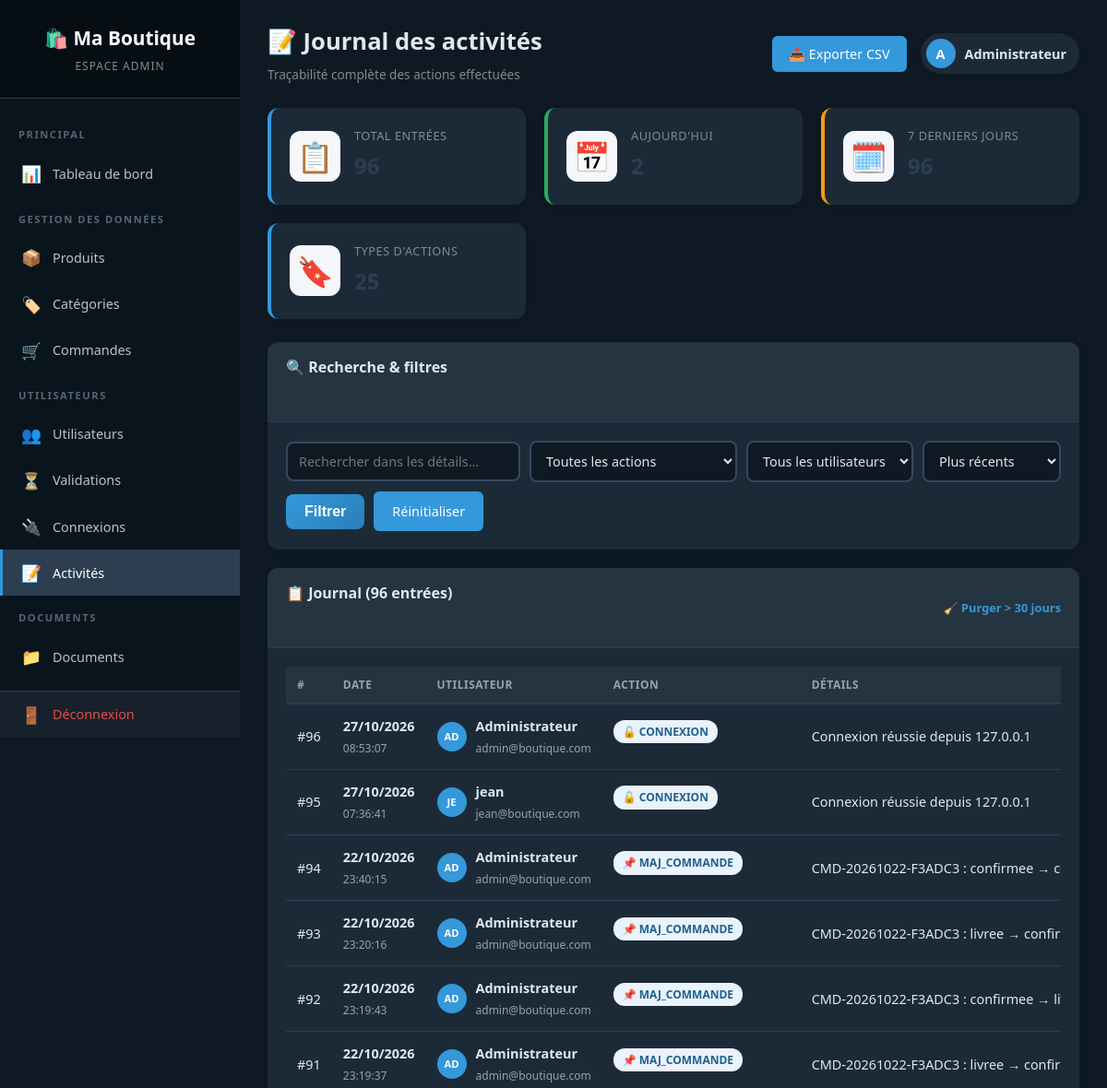
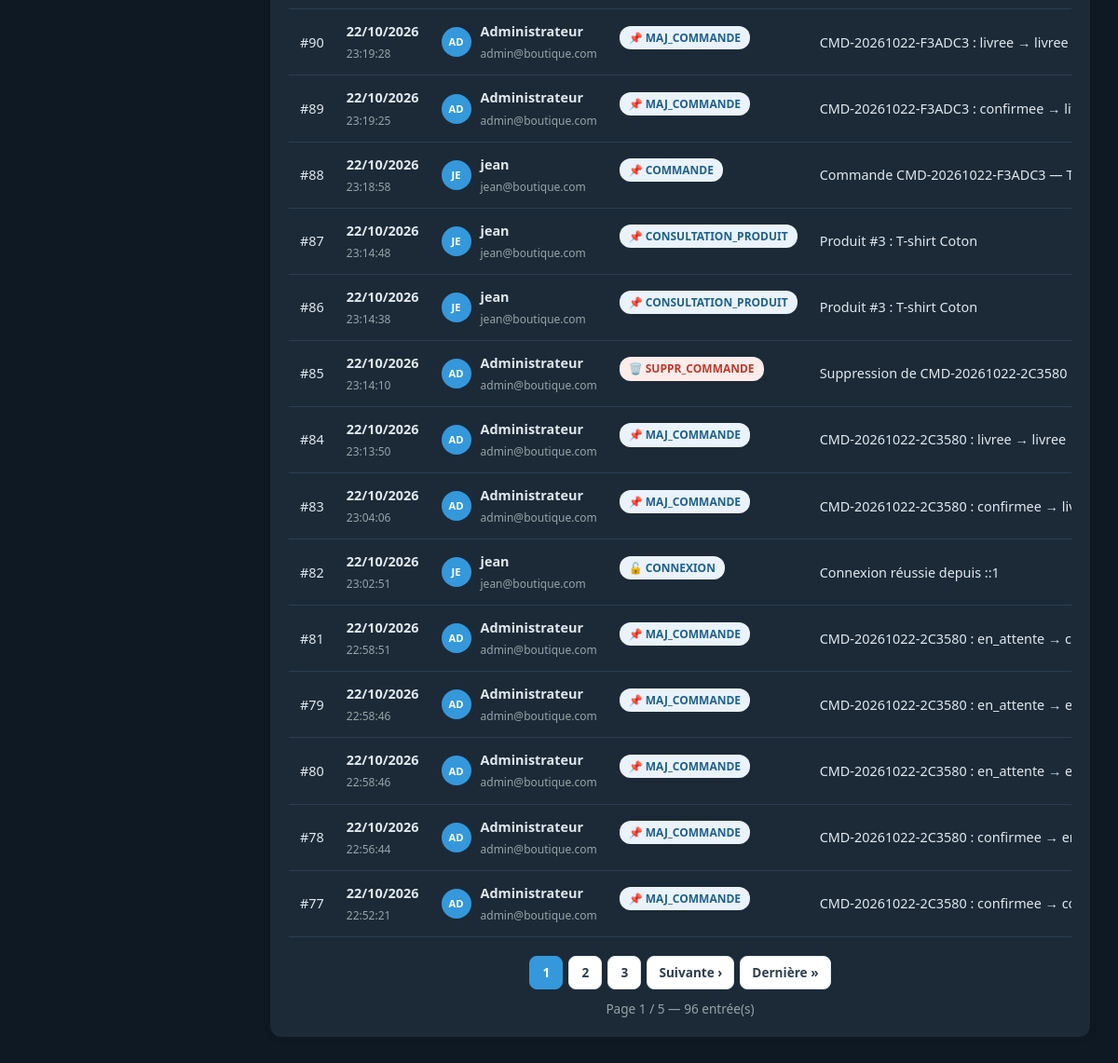
Page /admin/activities.php (signed in) on the committed database (2 pictures, top to bottom).
### tables this page shows
CREATE TABLE `journal_activites` (
  `id` int(11) NOT NULL AUTO_INCREMENT,
  `utilisateur_id` int(11) DEFAULT NULL,
  `action` varchar(255) DEFAULT NULL,
  `details` text DEFAULT NULL,
  `date_action` timestamp NULL DEFAULT current_timestamp(),
  PRIMARY KEY (`id`),
  KEY `utilisateur_id` (`utilisateur_id`),
  CONSTRAINT `journal_activites_ibfk_1` FOREIGN KEY (`utilisateur_id`) REFERENCES `utilisateurs` (`id`)
);

CREATE TABLE `utilisateurs` (
  `id` int(11) NOT NULL AUTO_INCREMENT,
  `nom` varchar(100) NOT NULL,
  `email` varchar(150) NOT NULL,
  `mot_de_passe` varchar(255) NOT NULL,
  `role` enum('admin','vendeur','client') DEFAULT 'client',
  `statut` enum('actif','en_attente','rejete') DEFAULT 'actif',
  `tentatives_connexion` int(11) DEFAULT 0,
  `verrouille_jusqua` datetime DEFAULT NULL,
  `double_auth_secret` varchar(255) DEFAULT NULL,
  `cree_le` timestamp NULL DEFAULT current_timestamp(),
  `date_validation` datetime DEFAULT NULL,
  `valide_par` int(11) DEFAULT NULL,
  PRIMARY KEY (`id`),
  UNIQUE KEY `email` (`email`)
);

### config/init.php (called while the page is built, shortened)
<?php
function param(string $cle, $defaut = null) {
    return $GLOBALS['parametres'][$cle] ?? $defaut;
}
?>

### admin/activities.php (the view, shortened to what this page needs)
<?php
require_once '../config/init.php';
$recherche = trim($_GET['recherche'] ?? '');
$filtre_action = trim($_GET['action'] ?? '');
$filtre_user = (int)($_GET['utilisateur'] ?? 0);
$tri = $_GET['tri'] ?? 'recent';
$page = max(1, (int)($_GET['page'] ?? 1));
$par_page = max(5, min(100, (int)param('elements_par_page', 20)));
$offset = ($page - 1) * $par_page;
$where = "WHERE 1=1";
$params = [];
$order = match($tri) {
    'ancien'    => "j.date_action ASC",
    'user'      => "u.nom ASC, j.date_action DESC",
    'action'    => "j.action ASC, j.date_action DESC",
    default     => "j.date_action DESC",
};
$stmt = $pdo->prepare("
    SELECT COUNT(*)
    FROM journal_activites j
    LEFT JOIN utilisateurs u ON j.utilisateur_id = u.id
    $where
");
$stmt->execute($params);
$total = (int)$stmt->fetchColumn();
$total_pages = max(1, ceil($total / $par_page));
$sql = "SELECT j.id, j.action, j.details, j.date_action, j.utilisateur_id,
               u.nom AS utilisateur, u.email, u.role
        FROM journal_activites j
        LEFT JOIN utilisateurs u ON j.utilisateur_id = u.id
        $where
        ORDER BY $order
        LIMIT $par_page OFFSET $offset";
$stmt = $pdo->prepare($sql);
$stmt->execute($params);
$activites = $stmt->fetchAll();
$stats = [
    'total'     => (int)$pdo->query("SELECT COUNT(*) FROM journal_activites")->fetchColumn(),
    'aujourdhui'=> (int)$pdo->query("SELECT COUNT(*) FROM journal_activites WHERE DATE(date_action) = CURDATE()")->fetchColumn(),
    'cette_semaine' => (int)$pdo->query("SELECT COUNT(*) FROM journal_activites WHERE date_action >= DATE_SUB(NOW(), INTERVAL 7 DAY)")->fetchColumn(),
    'actions_distinctes' => (int)$pdo->query("SELECT COUNT(DISTINCT action) FROM journal_activites")->fetchColumn(),
];
function badge_action(string $action): array {
    if (str_contains($action, 'SUPPR'))     return ['🗑️', 'badge-danger'];
    if (str_contains($action, 'CONNEXION')) return ['🔓', 'badge-info'];
    return ['📌', 'badge-info'];
}
?>
<!DOCTYPE html>
<html lang="fr" data-theme="<?= htmlspecialchars(param('theme', 'clair'), ENT_QUOTES, 'UTF-8') ?>">
<head>
    <link rel="stylesheet" href="../assets/style.css">
    <link rel="stylesheet" href="../assets/admin.css">
    <link rel="stylesheet" href="../assets/theme.css">
</head>
<body class="admin-body">
<?php include __DIR__ . '/../includes/sidebar.php'; ?>
<main class="admin-main">
    <header class="admin-topbar">
        <div>
            <h1>📝 Journal des activités</h1>
            <p class="topbar-subtitle">Traçabilité complète des actions effectuées</p>
        </div>
        <div class="topbar-actions">
            <a href="?export=csv&<?= http_build_query(['recherche'=>$recherche,'action'=>$filtre_action,'utilisateur'=>$filtre_user]) ?>"
               class="btn-secondary" title="Exporter en CSV">
                📤 Exporter CSV
            </a>
            <div class="topbar-user">
                <span class="avatar"><?= strtoupper(substr($_SESSION['nom'], 0, 1)) ?></span>
                <span><?= htmlspecialchars($_SESSION['nom']) ?></span>
            </div>
        </div>
    </header>
    <section class="stats-grid">
        <div class="stat-card stat-blue">
            <div class="stat-icon">📋</div>
            <div class="stat-content">
                <p class="stat-label">Total entrées</p>
                <h3 class="stat-value"><?= number_format($stats['total']) ?></h3>
            </div>
        </div>
        <div class="stat-card stat-green">
            <div class="stat-icon">📅</div>
            <div class="stat-content">
                <p class="stat-label">Aujourd'hui</p>
                <h3 class="stat-value"><?= number_format($stats['aujourdhui']) ?></h3>
            </div>
        </div>
        <div class="stat-card stat-orange">
            <div class="stat-icon">🗓️</div>
            <div class="stat-content">
                <p class="stat-label">7 derniers jours</p>
                <h3 class="stat-value"><?= number_format($stats['cette_semaine']) ?></h3>
            </div>
        </div>
        <div class="stat-card stat-blue">
            <div class="stat-icon">🔖</div>
            <div class="stat-content">
                <p class="stat-label">Types d'actions</p>
                <h3 class="stat-value"><?= $stats['actions_distinctes'] ?></h3>
            </div>
        </div>
    </section>
    <section class="card">
        <div class="card-header">
            <h2>🔍 Recherche & filtres</h2>
        </div>
        <div class="card-body">
            <form method="GET" action="activities.php" class="filters-bar">
                <input type="text" name="recherche" placeholder="Rechercher dans les détails..."
                       value="<?= htmlspecialchars($recherche) ?>">
                <select name="action">
                    <option value="">Toutes les actions</option>
                </select>
                <select name="utilisateur">
                    <option value="0">Tous les utilisateurs</option>
                </select>
                <select name="tri">
                    <option value="recent"  <?= $tri === 'recent'  ? 'selected' : '' ?>>Plus récents</option>
                </select>
                <button type="submit" class="btn-submit">Filtrer</button>
                <a href="activities.php" class="btn-secondary">Réinitialiser</a>
            </form>
        </div>
    </section>
    <section class="card">
        <div class="card-header">
            <h2>📋 Journal (<?= number_format($total) ?> entrée<?= $total > 1 ? 's' : '' ?>)</h2>
            <a href="?purger=1" class="card-link"
               onclick="return confirm('Supprimer toutes les entrées de plus de 30 jours ?');">
                🧹 Purger > 30 jours
            </a>
        </div>
        <div class="card-body">
            <?php if (empty($activites)): ?>
                <p class="empty">Aucune activité trouvée.</p>
            <?php else: ?>
                <table class="data-table">
                    <thead>
                        <tr>
                            <th>#</th>
                            <th>Date</th>
                            <th>Utilisateur</th>
                            <th>Action</th>
                            <th>Détails</th>
                        </tr>
                    </thead>
                    <tbody>
                        <?php foreach ($activites as $a):
                            [$emoji, $badge] = badge_action($a['action']);
                            $initiales = strtoupper(substr($a['utilisateur'] ?? 'S', 0, 2));
                        ?>
                            <tr>
                                <td>#<?= (int)$a['id'] ?></td>
                                <td>
                                    <strong><?= date('d/m/Y', strtotime($a['date_action'])) ?></strong><br>
                                    <small class="text-muted"><?= date('H:i:s', strtotime($a['date_action'])) ?></small>
                                </td>
                                <td>
                                    <?php if ($a['utilisateur']): ?>
                                        <div class="user-cell">
                                            <span class="user-avatar-sm"><?= $initiales ?></span>
                                            <div>
                                                <strong><?= htmlspecialchars($a['utilisateur']) ?></strong><br>
                                                <small class="text-muted"><?= htmlspecialchars($a['email'] ?? '') ?></small>
                                            </div>
                                        </div>
                                    <?php else: ?>
                                        <span class="text-muted">Système</span>
                                    <?php endif; ?>
                                </td>
                                <td>
                                    <span class="badge <?= $badge ?>"><?= $emoji ?> <?= htmlspecialchars($a['action']) ?></span>
                                </td>
                                <td class="details-cell"><?= htmlspecialchars($a['details'] ?? '') ?></td>
                            </tr>
                        <?php endforeach; ?>
                    </tbody>
                </table>
                <?php if ($total_pages > 1): ?>
                    <nav class="pagination">
                        <?php
                        $query_base = $_GET;
                        unset($query_base['page']);
                        $build_url = fn($p) => '?' . http_build_query(array_merge($query_base, ['page' => $p]));
                        ?>
                        <?php
                        $debut = max(1, $page - 2);
                        $fin = min($total_pages, $page + 2);
                        for ($i = $debut; $i <= $fin; $i++): ?>
                            <a href="<?= $build_url($i) ?>"
                               class="page-link <?= $i === $page ? 'active' : '' ?>"><?= $i ?></a>
                        <?php endfor; ?>
                        <?php if ($page < $total_pages): ?>
                            <a href="<?= $build_url($page + 1) ?>" class="page-link">Suivante ›</a>
                            <a href="<?= $build_url($total_pages) ?>" class="page-link">Dernière »</a>
                        <?php endif; ?>
                    </nav>
                    <p class="text-muted" style="text-align:center; margin-top:10px; font-size:0.85rem;">
                        Page <?= $page ?> / <?= $total_pages ?> — <?= number_format($total) ?> entrée(s)
                    </p>
                <?php endif; ?>
            <?php endif; ?>
        </div>
    </section>
</main>
</body>
</html>

### assets/style.css (style rules this page uses)
* { margin: 0; padding: 0; box-sizing: border-box; }
body { font-family: 'Segoe UI', Tahoma, sans-serif; background: #f4f6f9; color: #333; line-height: 1.6; }
a { text-decoration: none; color: inherit; }
section h2 { text-align: center; font-size: 1.8rem; margin-bottom: 30px; color: #2c3e50; }
.badge { display: inline-block; background: #eaf2fb; color: #2980b9; font-size: 0.75rem; padding: 3px 10px; border-radius: 12px; margin-bottom: 10px; }
.btn-secondary { display: inline-block; background: #3498db; color: #fff; padding: 8px 18px; border-radius: 6px; font-size: 0.9rem; transition: background 0.3s; }
.btn-submit { width: 100%; padding: 14px; background: linear-gradient(135deg, #3498db, #2980b9); color: #fff; border: none; border-radius: 8px; font-size: 1rem; font-weight: 700; cursor: pointer; transition: transform 0.2s, box-shadow 0.2s; }
.data-table { display: block; width: 100%; max-width: 100%; overflow-x: auto; overscroll-behavior-x: contain; -webkit-overflow-scrolling: touch; scrollbar-width: thin; }
.data-table th, .data-table td { white-space: nowrap; }

### assets/theme.css (style rules this page uses)
:root, [data-theme="clair"] { --bg-body: #f0f2f5; --bg-card: #ffffff; --bg-sidebar: #1e2a38; --bg-header: #fafbfc; --text-main: #2c3e50; --text-muted: #7f8c8d; --text-sidebar: #bdc3c7; --border-color: #ecf0f1; --accent: #3498db; }
[data-theme="sombre"] { color-scheme: dark; --bg-body: #0f1923; --bg-card: #1c2a38; --bg-sidebar: #0a141c; --bg-header: #253441; --text-main: #e1e8ed; --text-muted: #95a5a6; --text-sidebar: #95a5a6; --border-color: #2c3e50; --accent: #5dade2; }
[data-theme="sombre"] body { background: var(--bg-body); color: var(--text-main); }
[data-theme="sombre"] section h2, [data-theme="sombre"] .feature h3, [data-theme="sombre"] .produit-info h3, [data-theme="sombre"] .auth-card h1, [data-theme="sombre"] .auth-form label, [data-theme="sombre"] .checkbox-label { color: var(--text-main); }
[data-theme="sombre"] .auth-form input, [data-theme="sombre"] input, [data-theme="sombre"] select, [data-theme="sombre"] textarea { background: var(--bg-body); color: var(--text-main); border-color: var(--border-color); }
[data-theme="sombre"] body.admin-body { background: var(--bg-body); }
[data-theme="sombre"] .card, [data-theme="sombre"] .stat-card, [data-theme="sombre"] .topbar-user, [data-theme="sombre"] .topbar-icon { background: var(--bg-card) !important; color: var(--text-main); }
[data-theme="sombre"] .card-header, [data-theme="sombre"] .data-table thead th { background: var(--bg-header) !important; color: var(--text-muted); border-color: var(--border-color); }
[data-theme="sombre"] .data-table tbody td { color: var(--text-main); border-color: var(--border-color); }
[data-theme="sombre"] .admin-topbar h1 { color: var(--text-main); }
[data-theme="sombre"] input, [data-theme="sombre"] select, [data-theme="sombre"] textarea { background: #0f1923; color: var(--text-main); border-color: #34495e; }

### rows in the picture
journal_activites: id "96", date_action "27/10/2026", date_action "08:53:07", utilisateur.nom "AD", utilisateur.nom "Administrateur", utilisateur.email "admin@boutique.com", emoji "🔓", action "CONNEXION", details "Connexion réussie depuis 127.0.0.1"
journal_activites: id "95", date_action "27/10/2026", date_action "07:36:41", utilisateur.nom "JE", utilisateur.nom "jean", utilisateur.email "jean@boutique.com", emoji "🔓", action "CONNEXION", details "Connexion réussie depuis 127.0.0.1"
journal_activites: id "94", date_action "22/10/2026", date_action "23:40:15", utilisateur.nom "AD", utilisateur.nom "Administrateur", utilisateur.email "admin@boutique.com", emoji "📌", action "MAJ_COMMANDE", details "CMD-20261022-F3ADC3 : confirmee → co…"
journal_activites: id "93", date_action "22/10/2026", date_action "23:20:16", utilisateur.nom "AD", utilisateur.nom "Administrateur", utilisateur.email "admin@boutique.com", emoji "📌", action "MAJ_COMMANDE", details "CMD-20261022-F3ADC3 : livree → confirm…"
journal_activites: id "92", date_action "22/10/2026", date_action "23:19:43", utilisateur.nom "AD", utilisateur.nom "Administrateur", utilisateur.email "admin@boutique.com", emoji "📌", action "MAJ_COMMANDE", details "CMD-20261022-F3ADC3 : confirmee → livr…"
journal_activites: id "91", date_action "22/10/2026", date_action "23:19:37", utilisateur.nom "AD", utilisateur.nom "Administrateur", utilisateur.email "admin@boutique.com", emoji "📌", action "MAJ_COMMANDE", details "CMD-20261022-F3ADC3 : livree → confirm…"
journal_activites: id "90", date_action "22/10/2026", date_action "23:19:28", utilisateur.nom "AD", utilisateur.nom "Administrateur", utilisateur.email "admin@boutique.com", emoji "📌", action "MAJ_COMMANDE", details "CMD-20261022-F3ADC3 : livree → livree"
journal_activites: id "89", date_action "22/10/2026", date_action "23:19:25", utilisateur.nom "AD", utilisateur.nom "Administrateur", utilisateur.email "admin@boutique.com", emoji "📌", action "MAJ_COMMANDE", details "CMD-20261022-F3ADC3 : confirmee → livr…"
journal_activites: id "88", date_action "22/10/2026", date_action "23:18:58", utilisateur.nom "JE", utilisateur.nom "jean", utilisateur.email "jean@boutique.com", emoji "📌", action "COMMANDE", details "Commande CMD-20261022-F3ADC3 — To…"
journal_activites: id "87", date_action "22/10/2026", date_action "23:14:48", utilisateur.nom "JE", utilisateur.nom "jean", utilisateur.email "jean@boutique.com", emoji "📌", action "CONSULTATION_PRODUIT", details "Produit #3 : T-shirt Coton"
journal_activites: id "86", date_action "22/10/2026", date_action "23:14:38", utilisateur.nom "JE", utilisateur.nom "jean", utilisateur.email "jean@boutique.com", emoji "📌", action "CONSULTATION_PRODUIT", details "Produit #3 : T-shirt Coton"
journal_activites: id "85", date_action "22/10/2026", date_action "23:14:10", utilisateur.nom "AD", utilisateur.nom "Administrateur", utilisateur.email "admin@boutique.com", emoji "🗑️", action "SUPPR_COMMANDE", details "Suppression de CMD-20261022-2C3580"
journal_activites: id "84", date_action "22/10/2026", date_action "23:13:50", utilisateur.nom "AD", utilisateur.nom "Administrateur", utilisateur.email "admin@boutique.com", emoji "📌", action "MAJ_COMMANDE", details "CMD-20261022-2C3580 : livree → livree"
journal_activites: id "83", date_action "22/10/2026", date_action "23:04:06", utilisateur.nom "AD", utilisateur.nom "Administrateur", utilisateur.email "admin@boutique.com", emoji "📌", action "MAJ_COMMANDE", details "CMD-20261022-2C3580 : confirmee →…"
journal_activites: id "82", date_action "22/10/2026", date_action "23:02:51", utilisateur.nom "JE", utilisateur.nom "jean", utilisateur.email "jean@boutique.com", emoji "🔓", action "CONNEXION", details "Connexion réussie depuis ::1"
journal_activites: id "81", date_action "22/10/2026", date_action "22:58:51", utilisateur.nom "AD", utilisateur.nom "Administrateur", utilisateur.email "admin@boutique.com", emoji "📌", action "MAJ_COMMANDE", details "CMD-20261022-2C3580 : en_attente → co…"
journal_activites: id "79", date_action "22/10/2026", date_action "22:58:46", utilisateur.nom "AD", utilisateur.nom "Administrateur", utilisateur.email "admin@boutique.com", emoji "📌", action "MAJ_COMMANDE", details "CMD-20261022-2C3580 : en_attente → en…"
journal_activites: id "80", date_action "22/10/2026", date_action "22:58:46", utilisateur.nom "AD", utilisateur.nom "Administrateur", utilisateur.email "admin@boutique.com", emoji "📌", action "MAJ_COMMANDE", details "CMD-20261022-2C3580 : en_attente → en…"
journal_activites: id "78", date_action "22/10/2026", date_action "22:56:44", utilisateur.nom "AD", utilisateur.nom "Administrateur", utilisateur.email "admin@boutique.com", emoji "📌", action "MAJ_COMMANDE", details "CMD-20261022-2C3580 : confirmee → en_…"
journal_activites: id "77", date_action "22/10/2026", date_action "22:52:21", utilisateur.nom "AD", utilisateur.nom "Administrateur", utilisateur.email "admin@boutique.com", emoji "📌", action "MAJ_COMMANDE", details "CMD-20261022-2C3580 : confirmee → con…"

### other values in the picture
param('nom_boutique', 'Ma Boutique') "Ma Boutique"
substr($_SESSION['nom'], 0, 1) "A"
$_SESSION['nom'] "Administrateur"
$stats['total'] "96"
$stats['aujourdhui'] "2"
$stats['cette_semaine'] "96"
$stats['actions_distinctes'] "25"
$total "96"
$page "1"
$total_pages "5"
